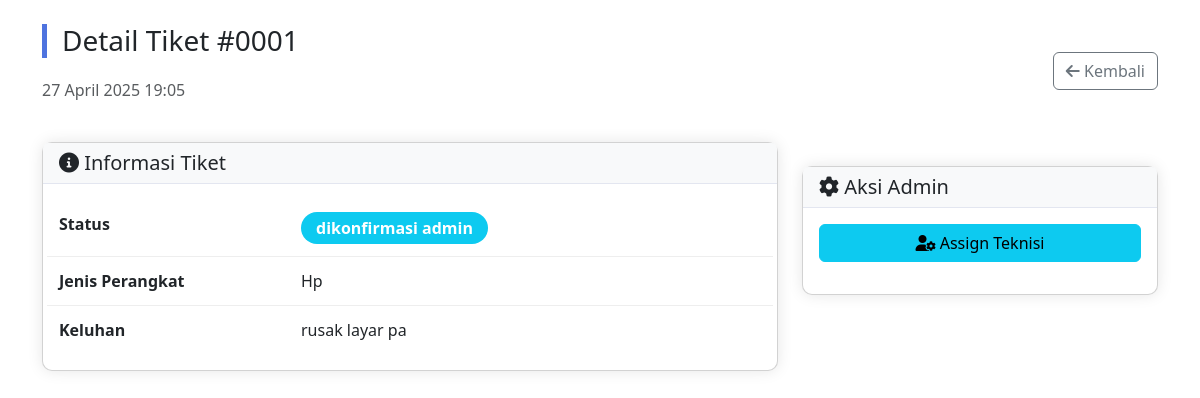
/admin/kelola_teknisi.php?id=1 (signed in), run on the app's committed database.
### tables this page shows
CREATE TABLE `tiket_servis` (
  `id` int(11) NOT NULL,
  `user_id` int(11) NOT NULL,
  `device_type` enum('hp','laptop','komputer') NOT NULL,
  `keluhan` text NOT NULL,
  `status` enum('pending','dikonfirmasi_admin','diproses_teknisi','selesai_diperbaiki','menunggu_pembayaran','lunas','servis_dibatalkan') DEFAULT 'pending',
  `biaya_servis` decimal(10,2) DEFAULT 0.00,
  `keterangan_teknisi` text DEFAULT NULL,
  `bukti_pembayaran` varchar(255) DEFAULT NULL,
  `tanggal_dibuat` datetime DEFAULT current_timestamp(),
  `tanggal_selesai` datetime DEFAULT NULL,
  `teknisi_id` int(11) DEFAULT NULL
);

### config/koneksi.php (called while the page is built, shortened)
<?php
$host = 'localhost';
$user = 'root';
$password = '';
$database = 'servis_komputer_db';
$koneksi = new mysqli($host, $user, $password, $database);
function bersihkan($data) {
    global $koneksi;
    return $koneksi->real_escape_string(strip_tags(trim($data)));
}
?>

### admin/kelola_teknisi.php (the view, shortened to what this page needs)
<?php
require '../config/koneksi.php';
$tiket_id = bersihkan($_GET['id']);
$query = "SELECT t.*,
          u.nama as nama_pelanggan,
          u.no_hp as hp_pelanggan,
          ut.nama as nama_teknisi,
          ut.no_hp as hp_teknisi
          FROM tiket_servis t
          JOIN users u ON t.user_id = u.id
          LEFT JOIN users ut ON t.teknisi_id = ut.id
          WHERE t.id='$tiket_id'";
$tiket = $koneksi->query($query)->fetch_assoc();
$back_url = $_SESSION['role'] == 'admin' ? 'kelola_tiket.php' : 'dashboard.php';
?>
<!DOCTYPE html>
<html lang="en">
<head>
    <link href="../assets/css/bootstrap.min.css" rel="stylesheet">
    <link rel="stylesheet" href="https://cdnjs.cloudflare.com/ajax/libs/font-awesome/6.0.0/css/all.min.css">
</head>
<body>
    <div class="container mt-4 mb-5">
        <div class="d-flex justify-content-between align-items-center mb-4">
            <div>
                <h3 class="tiket-header">Detail Tiket #<?= str_pad($tiket['id'], 4, '0', STR_PAD_LEFT) ?></h3>
                <p class="text-muted"><?= date('d F Y H:i', strtotime($tiket['tanggal_dibuat'])) ?></p>
            </div>
            <a href="<?= $back_url ?>" class="btn btn-outline-secondary">
                <i class="fas fa-arrow-left"></i> Kembali
            </a>
        </div>
        <div class="row">
            <div class="col-lg-8">
                <div class="card info-card">
                    <div class="card-header">
                        <h5 class="mb-0"><i class="fas fa-info-circle"></i> Informasi Tiket</h5>
                    </div>
                    <div class="card-body">
                        <div class="detail-row row">
                            <div class="col-md-4 fw-bold">Status</div>
                            <div class="col-md-8">
                                <?php
                                $status_class = [
                                    'pending' => 'bg-warning',
                                    'dikonfirmasi_admin' => 'bg-info',
                                    'diproses_teknisi' => 'bg-primary',
                                    'selesai_diperbaiki' => 'bg-success',
                                    'menunggu_pembayaran' => 'bg-secondary',
                                    'lunas' => 'bg-success'
                                ];
                                ?>
                                <span class="badge status-badge <?= $status_class[$tiket['status']] ?>">
                                    <?= str_replace('_', ' ', $tiket['status']) ?>
                                </span>
                            </div>
                        </div>
                        <div class="detail-row row">
                            <div class="col-md-4 fw-bold">Jenis Perangkat</div>
                            <div class="col-md-8"><?= ucfirst($tiket['device_type']) ?></div>
                        </div>
                        <div class="detail-row row">
                            <div class="col-md-4 fw-bold">Keluhan</div>
                            <div class="col-md-8"><?= nl2br($tiket['keluhan']) ?></div>
                        </div>
                    </div>
                </div>
            </div>
            <div class="col-lg-4">
                <div class="card info-card mt-4">
                    <div class="card-header">
                        <h5 class="mb-0"><i class="fas fa-cog"></i> Aksi Admin</h5>
                    </div>
                    <div class="card-body">
                        <?php if ($_SESSION['role'] == 'admin' && $tiket['status'] == 'dikonfirmasi_admin'): ?>
                            <button class="btn btn-info w-100 btn-action mb-3"
                                    data-bs-toggle="modal" data-bs-target="#assignModal">
                                <i class="fas fa-user-cog"></i> Assign Teknisi
                            </button>
                        <?php endif; ?>
                    </div>
                </div>
            </div>
        </div>
    </div>
</body>
</html>

### admin/kelola_teknisi.php (style rules this page uses)
.tiket-header { border-left: 5px solid #4e73df; padding-left: 15px; margin-bottom: 20px; }
.info-card { border-radius: 10px; box-shadow: 0 0 15px rgba(0,0,0,0.1); margin-bottom: 20px; }
.info-card .card-header { background-color: #f8f9fa; border-bottom: 1px solid #e3e6f0; font-weight: 600; }
.status-badge { font-size: 1rem; padding: 8px 15px; border-radius: 50px; }
.detail-row { border-bottom: 1px solid #eee; padding: 12px 0; }
.detail-row:last-child { border-bottom: none; }
.btn-action { min-width: 120px; }

### data on the page
tiket_servis: id "0001", tanggal_dibuat "27 April 2025 19:05", status "dikonfirmasi admin", device_type "Hp", keluhan "rusak layar pa"
